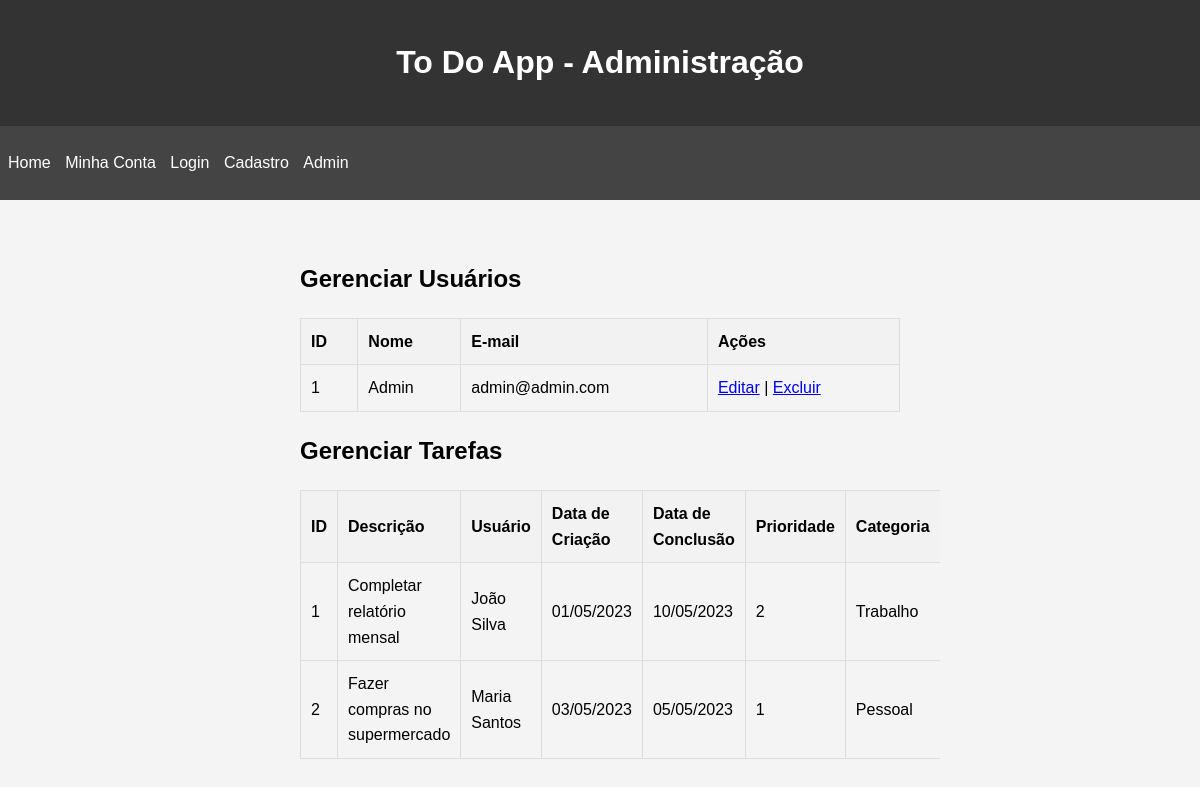
/admin, run on an earlier commit of the app's database.
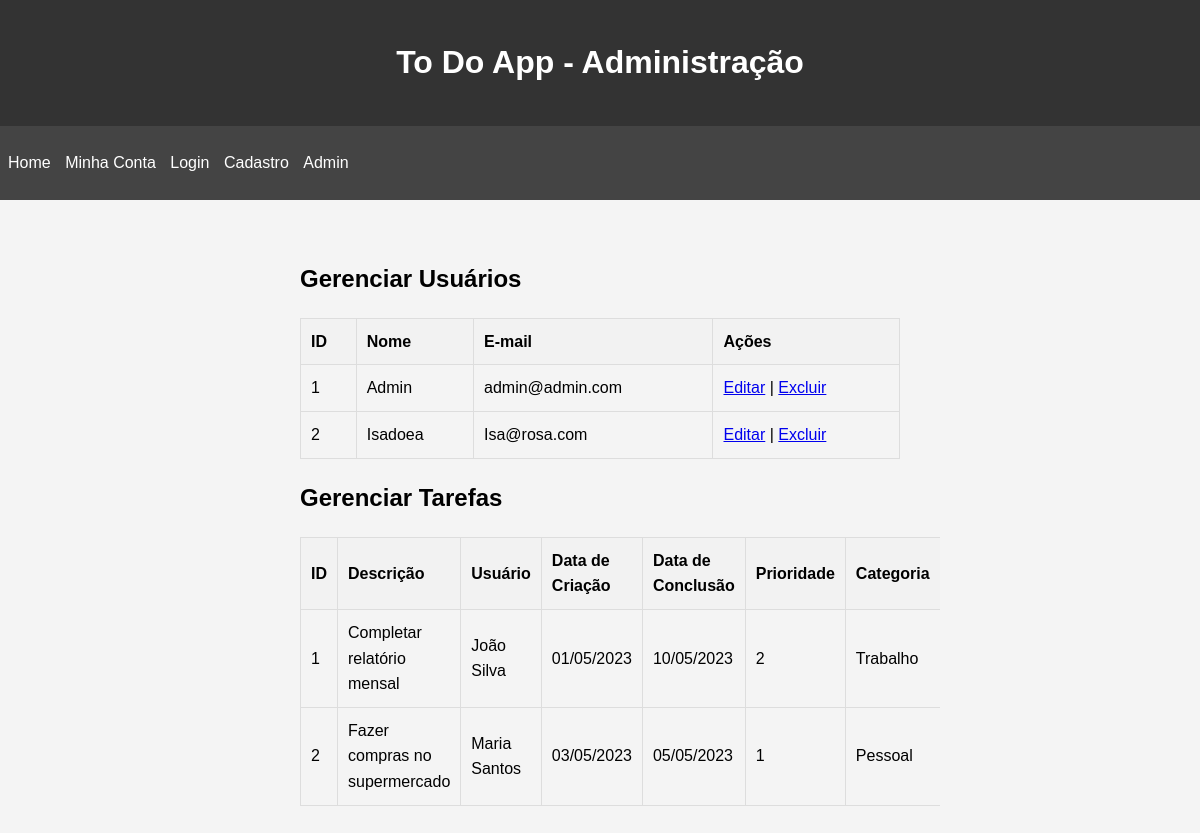
And on a later commit of the database.
### tables this page shows
CREATE TABLE users (
        id INTEGER PRIMARY KEY AUTOINCREMENT,
        name VARCHAR(100) NOT NULL,
        email VARCHAR(100) NOT NULL UNIQUE,
        password VARCHAR(255) NOT NULL,
        is_admin BOOLEAN DEFAULT 0);

### src/Controller/AdminController.php (called while the page is built, shortened)
<?php
class AdminController
{
    private UserRepository $userRepository;
    public function __construct(UserRepository $userRepository)
    {
        $this->userRepository = $userRepository;
    }
    public function request(): void
    {
        $users = $this->userRepository->all();
        require_once __DIR__ . "/../../view/admin.php";
    }
}

### src/Repository/UserRepository.php (called while the page is built, shortened)
<?php
class UserRepository
{
    private PDO $pdo;
    public function __construct(PDO $pdo)
    {
        $this->pdo = $pdo;
    }
    private function hydrateUser(array $data): User
    {
        $user = new User($data['name'], $data['email'], $data['is_admin']);
        $user->setId($data['id']);
        return $user;
    }
    public function all()
    {
        $stmt = $this->pdo->query('SELECT * FROM users');
        $users = $stmt->fetchAll(PDO::FETCH_ASSOC);
        return array_map($this->hydrateUser(...), $users);
    }
}

### src/Entity/User.php (called while the page is built, shortened)
<?php
class User
{
    public function __construct(string $name, string $email, ?string $password = null, bool $is_admin = false)
    {
        $this->name = $name;
        $this->email = $email;
    }
    public function setId(int $id)
    {
        $this->id = $id;
    }
}

### view/admin.php (the view, shortened to what this page needs)
    <?php require_once 'header.php'; ?>
    <div class="container">
        <h2>Gerenciar Usuários</h2>
        <table>
            <thead>
                <tr>
                    <th>ID</th>
                    <th>Nome</th>
                    <th>E-mail</th>
                    <th>Ações</th>
                </tr>
            </thead>
            <?php foreach($users as $user): ?>
            <tbody>
                <tr>
                <td><?= $user->id; ?></td>
                    <td><?= $user->name; ?></td>
                    <td><?= $user->email; ?></td>
                    <td>
                        <a href="#">Editar</a> |
                        <a href="#">Excluir</a>
                    </td>
                </tr>
            </tbody>
            <?php endforeach; ?>
        </table>
        <h2>Gerenciar Tarefas</h2>
        <table>
            <thead>
                <tr>
                    <th>ID</th>
                    <th>Descrição</th>
                    <th>Usuário</th>
                    <th>Data de Criação</th>
                    <th>Data de Conclusão</th>
                    <th>Prioridade</th>
                    <th>Categoria</th>
                </tr>
            </thead>
            <tbody>
                <tr>
                    <td>1</td>
                    <td>Completar relatório mensal</td>
                    <td>João Silva</td>
                    <td>01/05/2023</td>
                    <td>10/05/2023</td>
                    <td>2</td>
                    <td>Trabalho</td>
                </tr>
                <tr>
                    <td>2</td>
                    <td>Fazer compras no supermercado</td>
                    <td>Maria Santos</td>
                    <td>03/05/2023</td>
                    <td>05/05/2023</td>
                    <td>1</td>
                    <td>Pessoal</td>
                </tr>
            </tbody>
        </table>
    </div>
</body>
</html>

### public/index.php (shortened to what this page needs)
<?php
$dbPath = __DIR__ . '/../db.sqlite';
$pdo = new PDO("sqlite:$dbPath");
$path = $_SERVER['REQUEST_URI'] ?? '/';
$userRepository = new UserRepository($pdo);
$adminController = new AdminController($userRepository);
switch ($path) {
    case '/admin':
        $adminController->request();
        break;
}

### view/header.php (shortened to what this page needs)
<!DOCTYPE html>
<html lang="pt-BR">
<head>
    <link rel="stylesheet" href="./css/styles.css">
</head>
<body>
    <header>
        <h1>To Do App - Administração</h1>
    </header>
    <nav>
        <ul>
            <li><a href="/">Home</a></li>
            <li><a href="/user">Minha Conta</a></li>
            <li><a href="/login">Login</a></li>
            <li><a href="/cadastro">Cadastro</a></li>
            <li><a href="/admin">Admin</a></li>
        </ul>
    </nav>

### public/css/styles.css (style rules this page uses)
body { font-family: Arial, sans-serif; line-height: 1.6; margin: 0; padding: 0; background-color: #f4f4f4; }
.container { width: 50%; margin: auto; overflow: hidden; padding: 40px; }
header { background: #333; color: #fff; padding: 1rem; text-align: center; }
nav { background: #444; color: #fff; padding: 0.5rem; }
nav ul { padding: 0; list-style: none; }
nav ul li { display: inline; margin-right: 10px; }
nav ul li a { color: #fff; text-decoration: none; }
table { width: 100%; border-collapse: collapse; }
table, th, td { border: 1px solid #ddd; }
th, td { padding: 10px; text-align: left; }
th { background-color: #f2f2f2; }

What changed in the data, as far as the page shows it:
added users: id "2", name "Isadoea", email "Isa@rosa.com"
